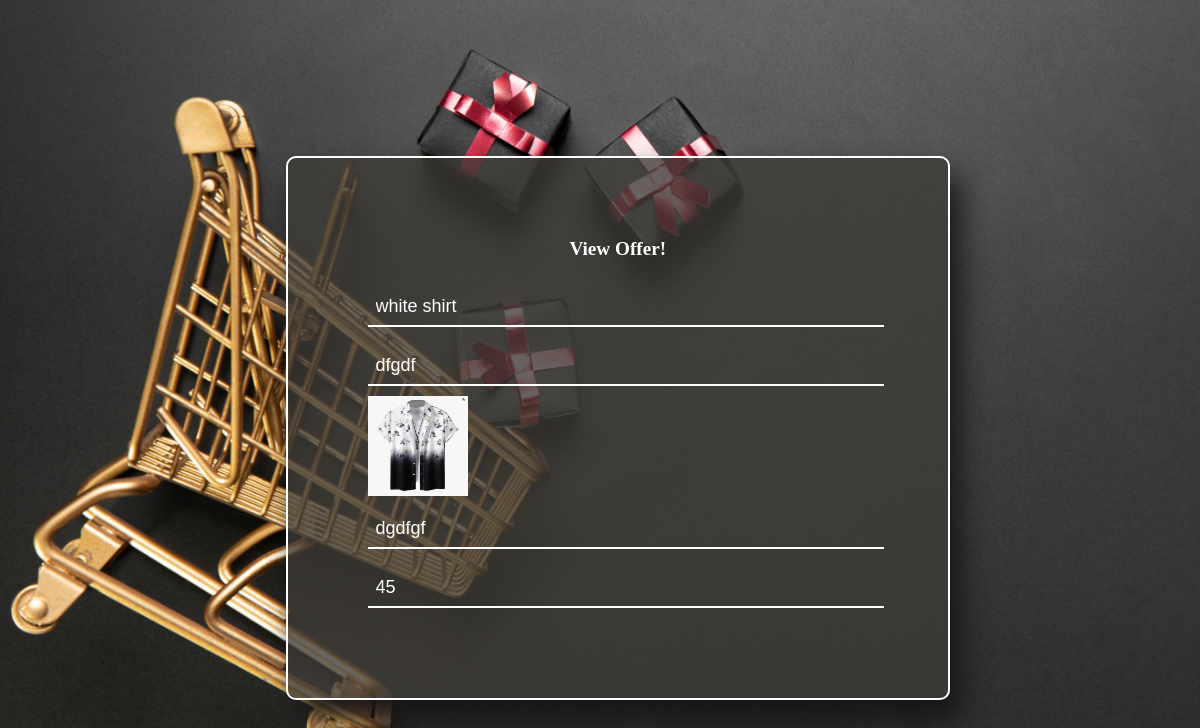
The page /viewoffer/11 on the database its author committed.
### SpeedKartApp/models.py (models this page shows)
class Offer_Table(models.Model):
    Offer_name = models.CharField(max_length=100, null=True, blank=True)
    PRODUCT_ID = models.ForeignKey(Product_Table, on_delete=models.CASCADE, null=True, blank=True)
    created_at = models.DateField(auto_now_add= True, null=True, blank=True)
    updated_at = models.DateField(auto_now= True, null=True, blank=True)
    Offer_details = models.CharField(max_length=100, null=True, blank=True)
    discount = models.IntegerField(null=True, blank=True)

class Product_Table(models.Model):
    SELLER_ID = models.ForeignKey(Seller_Table, on_delete=models.CASCADE, null=True, blank=True)
    CATEGORY= models.ForeignKey(Category_Table, on_delete=models.CASCADE, null=True, blank=True)
    Product_name = models.CharField(max_length=100, null=True, blank=True)
    Product_image = models.FileField(upload_to='product/',null= True,blank=True)
    Description =  models.CharField(max_length= 100, null= True, blank= True)
    Price = models.IntegerField(null= True, blank= True)
    Quantity = models.IntegerField(null= True, blank= True)

### SpeedKartApp/views.py (the view)
# urls.py: path('viewoffer/<int:pk>', ViewOffer.as_view(), name="viewoffer"),
class ViewOffer(View):
    def get(self, request, pk):
        c = Offer_Table.objects.get(pk=pk)
        return render(request, 'seller/viewOffer.html', {'obj': c})

### templates/seller/viewOffer.html (shortened to what this page needs)
{% load static %}
<!DOCTYPE html>
<html lang="en">
<head>
    <link rel="stylesheet" href="{% static 'style.css'  %}">
</head>
<body class="test">
    <form action="" class="CategoryCard">
    <h1>View Offer!</h1>
    <input type="text" value="{{obj.PRODUCT_ID.Product_name}}" disabled>
    <input type="text" placeholder="Name" name="Offer_name" value="{{obj.Offer_name}}" readonly><br>
    <img src="{{obj.PRODUCT_ID.Product_image.url}}" alt="jaba" height="100px" width="100px"><br>
    <input type="text" value="{{obj.Offer_details}}" placeholder="Details" name="Offer_details" readonly><br>
    <input type="text" value="{{obj.discount}}" placeholder="Discount" name="discount" readonly><br>
  </form></div>
</body>
</html>

### static/style.css (style rules this page uses)
* { padding: 0; margin: 0; color: white; font-family: Verdana, Geneva, Tahoma, sans-serif; }
.test { display: flex; justify-content: center; height: 100vh; align-items: center; position: relative; }
body { background-image: url(img20.jpg); background-size: cover; }
input { width: 100%; margin-top: 10px; margin-bottom: 10px; border: none; border-bottom: 2px solid rgb(255, 255, 255); background-color: transparent; padding: 8px; outline: none; font-size: 18px; }
h1 { text-align: center; margin-bottom: 18px; font-family: cursive; font-size: larger; }
.CategoryCard { border: 2.5px solid rgb(255, 255, 255); padding: 80px; background-color: rgba(62, 60, 55, 0.775); border-radius: 10px; box-shadow: 10px 20px 30px rgb(23, 21, 21); position: absolute; right: 250px; bottom: 100px; }

### rows shown on the page
Offer_Table: PRODUCT_ID.Product_name "white shirt", Offer_name "dfgdf", PRODUCT_ID.Product_image (picture), Offer_details "dgdfgf", discount "45"
